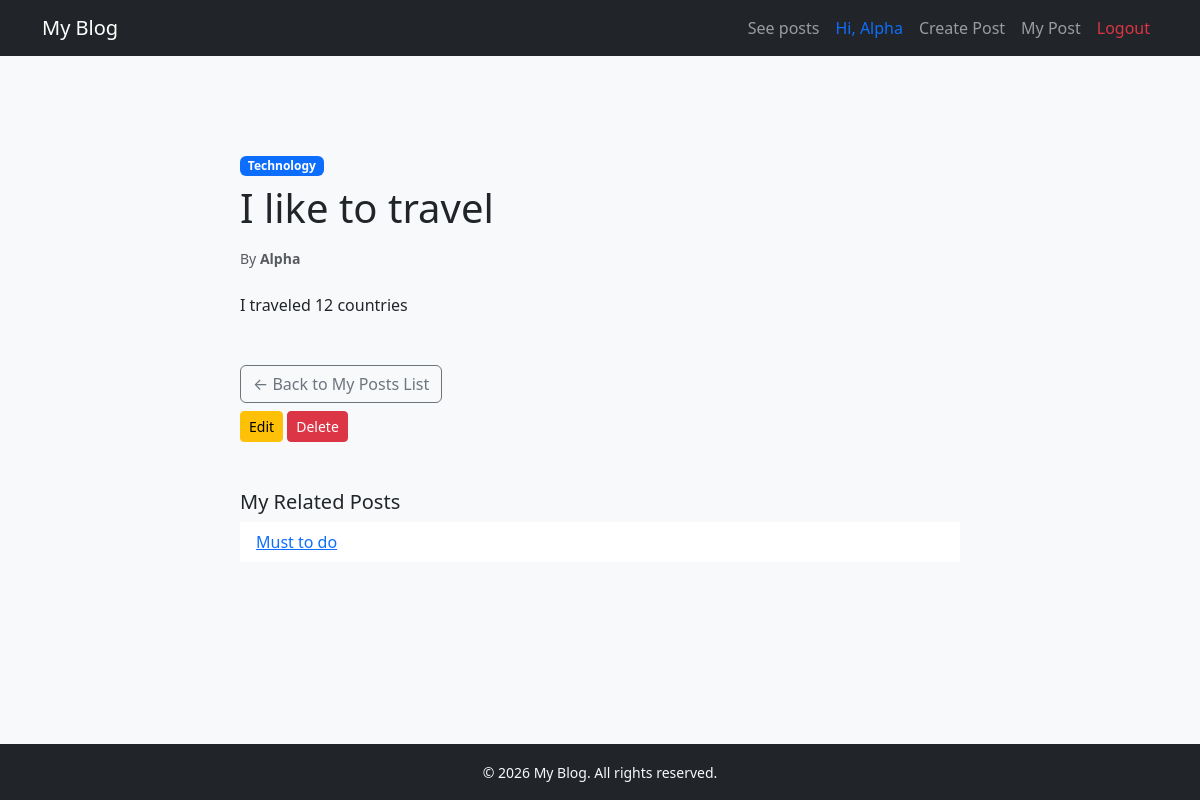
Screenshot of /blog/my_posts/2/ (signed in) with the database file from the repository.
### coreapp/models.py (models this page shows, shortened)
class Blog(models.Model):
    title = models.CharField(max_length=150)
    content = models.TextField()
    is_draft = models.BooleanField(default=False)
    author = models.ForeignKey(User, on_delete=models.CASCADE)
    category = models.ForeignKey('Categories', on_delete=models.CASCADE)

class Categories(models.Model):
    catName = models.CharField(max_length=150)

### coreapp/views.py (the view)
# urls.py: path('blog/my_posts/<int:pk>/', views.my_post, name='my_post_view'),
@login_required(login_url='login')
def my_post(request, pk):
    post = get_object_or_404(Blog, pk=pk)
    related_posts = Blog.objects.filter(author = request.user,category=post.category).exclude(pk=pk)[:3]
    return render(request,"my_post_view.html", {
        "post": post,
        "related_posts": related_posts
    })

### coreapp/templates/my_post_view.html (shortened to what this page needs)
{% extends "index.html" %}
{% block content %}
<div class="container py-5">
    <div class="row">
        <div class="col-lg-8 mx-auto">
            <span class="badge bg-primary mb-2">{{ post.category.catName }}</span>
            <h1 class="mb-3">{{ post.title }}</h1>
            <p class="text-muted small mb-4">
                By <strong>{{ post.author.username }}</strong>
            </p>
            <div class="mb-5">
                {{ post.content|linebreaks }}
            </div>
            <a href={% url 'my_posts' %} class="btn btn-outline-secondary">
                ← Back to My Posts List
            </a>
             <div class="flex mt-2">
                       <a href="{% url 'edit_post' post.pk %}" class="btn btn-warning btn-sm">Edit</a>
                <form action="{% url 'delete_post' post.pk %}" method="POST" style="display:inline;">
                    <button type="submit" class="btn btn-danger btn-sm" onclick="return confirm('Are you sure?')">
                        Delete
                    </button>
                </form>
                </div>
            {% if related_posts %}
            <div class="mt-5">
                <h5>My Related Posts</h5>
                <ul class="list-group list-group-flush">
                    {% for rel in related_posts %}
                        <li class="list-group-item">
                            <a href="{% url 'blog_detail' rel.id %}">{{ rel.title }}</a>
                        </li>
                    {% endfor %}
                </ul>
            </div>
            {% endif %}
        </div>
    </div>
</div>
{% endblock %}

### coreapp/templates/index.html (shortened to what this page needs)
<!DOCTYPE html>
<html lang="en">
<head>
    <link href="https://cdn.jsdelivr.net/npm/bootstrap@5.3.2/dist/css/bootstrap.min.css" rel="stylesheet">
</head>
<body class="bg-light d-flex flex-column min-vh-100 ">
<nav class="navbar navbar-expand-lg navbar-dark bg-dark">
    <div class="container">
        <a class="navbar-brand" href="{% url 'index' %}">My Blog</a>
        <div class="collapse navbar-collapse" id="navbarNav">
            <ul class="navbar-nav ms-auto">
                <li class="nav-item">
                    <a class="nav-link" href="{% url 'blog_list' %}">See posts</a>
                </li>
                {% if user.is_authenticated %}
                 <li class="nav-item">
                        <span class="nav-link text-primary">Hi, {{ user.username }}</span>
                    </li>
                <li class=" nav-item">
                    <a class="nav-link" href="{% url 'create_post'%}">Create Post</a>
                </li>
                <li class=" nav-item">
                    <a class="nav-link" href="{% url 'my_posts'%}">My Post</a>
                </li>
                    <li class="nav-item">
                        <a class="nav-link text-danger" href="{% url 'logout' %}">Logout</a>
                    </li>
                {% endif %}
            </ul>
        </div>
    </div>
</nav>
<div class="container py-5 flex-fill">
{% block content %}{% endblock %}
</div>
<footer class="bg-dark text-light text-center py-3">
    <small>© 2026 My Blog. All rights reserved.</small>
</footer>
</body>
</html>

### rows the page displays
Blog: category.catName "Technology", title "I like to travel", author.username "Alpha", content "I traveled 12 countries"
Blog: title "Must to do"

### other values shown
{{ user.username }} "Alpha"
